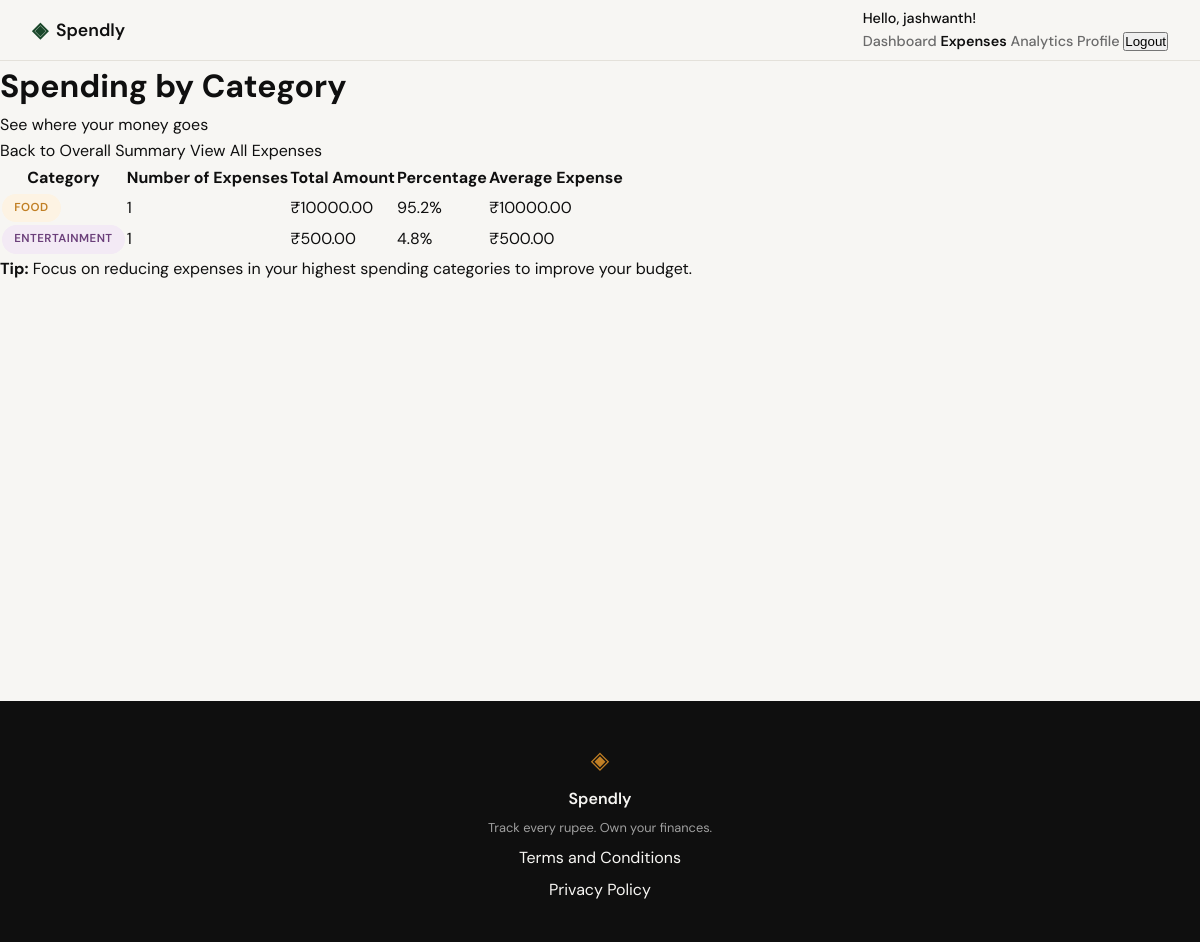
Screenshot of /expenses/summary/category (signed in) with the database file from the repository.
### tables this page shows
CREATE TABLE expenses (
            id INTEGER PRIMARY KEY AUTOINCREMENT,
            user_id INTEGER NOT NULL,
            amount REAL NOT NULL,
            category TEXT NOT NULL,
            date TEXT NOT NULL,
            description TEXT,
            created_at TEXT DEFAULT CURRENT_TIMESTAMP,
            FOREIGN KEY (user_id) REFERENCES users (id)
        );

### app.py (the view)
@app.route("/expenses/summary/category")
@login_required
def expenses_summary_category():
    user_id = session.get('user_id')
    conn = get_db()
    try:
        cursor = conn.cursor()
        cursor.execute(
            """SELECT
                   category,
                   COUNT(*) as count,
                   SUM(amount) as total,
                   AVG(amount) as average
               FROM expenses
               WHERE user_id = ?
               GROUP BY category
               ORDER BY total DESC""",
            (user_id,)
        )
        category_data = cursor.fetchall()
        return render_template(
            "expenses_summary_category.html",
            category_data=category_data
        )
    except Exception as e:
        return render_template("error.html", error="Unable to load category summary"), 500
    finally:
        conn.close()

### app.py (called while the page is built)
def login_required(f):
    @wraps(f)
    def decorated_function(*args, **kwargs):
        if 'user_id' not in session:
            return redirect(url_for('login'))
        return f(*args, **kwargs)
    return decorated_function

### database/db.py (called while the page is built)
def get_db():
    conn = sqlite3.connect('spendly.db')
    conn.row_factory = sqlite3.Row
    conn.execute('PRAGMA foreign_keys = ON')
    return conn

### templates/expenses_summary_category.html (shortened to what this page needs)
{% extends "base.html" %}
{% block content %}
<div class="category-summary-container">
    <div class="category-summary-header">
        <h1>Spending by Category</h1>
        <p>See where your money goes</p>
        <div class="category-summary-actions">
            <a href="{{ url_for('expenses_summary') }}" class="btn btn-outline">Back to Overall Summary</a>
            <a href="{{ url_for('expenses') }}" class="btn btn-secondary">View All Expenses</a>
        </div>
    </div>
    {% if category_data|length > 0 %}
    <div class="category-chart-container">
        <div class="category-data-table">
            <table>
                <thead>
                    <tr>
                        <th>Category</th>
                        <th>Number of Expenses</th>
                        <th>Total Amount</th>
                        <th>Percentage</th>
                        <th>Average Expense</th>
                    </tr>
                </thead>
                <tbody>
                    {% set total = category_data|map(attribute='total')|sum %}
                    {% for category in category_data %}
                    <tr>
                        <td>
                            <span class="category-tag category-{{ category.category|lower|replace(' ', '-') }}">
                                {{ category.category }}
                            </span>
                        </td>
                        <td>{{ category.count }}</td>
                        <td>₹{{ "%.2f"|format(category.total or 0) }}</td>
                        <td>
                            {% if total > 0 %}
                            {{ "%.1f"|format((category.total / total) * 100) }}%
                            {% else %}
                            0%
                            {% endif %}
                        </td>
                        <td>₹{{ "%.2f"|format((category.total / category.count)|round(2) if category.count > 0 else 0) }}</td>
                    </tr>
                    {% endfor %}
                </tbody>
            </table>
        </div>
    </div>
    <div class="insights-note">
        <p><strong>Tip:</strong> Focus on reducing expenses in your highest spending categories to improve your budget.</p>
    </div>
    {% else %}
    <div class="empty-state">
        <h2>No category data available</h2>
        <p>You need to record some expenses to see category breakdowns.</p>
        <a href="{{ url_for('add_expense') }}" class="btn btn-primary">Add First Expense</a>
    </div>
    {% endif %}
</div>
{% endblock %}

### static/css/style.css (style rules this page uses)
:root { --ink: #0f0f0f; --ink-soft: #2d2d2d; --ink-muted: #6b6b6b; --ink-faint: #a0a0a0; --paper: #f7f6f3; --paper-warm: #f0ede6; --paper-card: #ffffff; --accent: #1a472a; --accent-light: #e8f0eb; --accent-2: #c17f24; --accent-2-light: #fdf3e3; --danger: #c0392b; --danger-light: #fdecea; --border: #e4e1da; --border-soft: #eeebe4; --font-display: 'DM Serif Display', Georgia, serif; --font-body: 'DM Sans', system-ui, sans-serif; --max-width: 1200px; --auth-width: 440px; --radius-sm: 6px; --radius-md: 12px; --radius-lg: 20px; }
*, *::before, *::after { box-sizing: border-box; margin: 0; padding: 0; }
html { font-size: 16px; scroll-behavior: smooth; }
body { background: var(--paper); color: var(--ink); font-family: var(--font-body); font-size: 1rem; line-height: 1.6; -webkit-font-smoothing: antialiased; }
a { color: inherit; text-decoration: none; }
.category-tag { display: inline-block; padding: 0.25rem 0.7rem; border-radius: 999px; font-size: 0.72rem; font-weight: 600; letter-spacing: 0.04em; text-transform: uppercase; background: var(--accent-light); color: var(--accent); border: 1px solid transparent; }
.category-food { background: #fdf3e3; color: #c17f24; }
.category-entertainment { background: #f3eaf5; color: #6b3f7a; }

### rows the page displays
expenses: category "FOOD", count "1", amount "10000.00", total "95.2", total "10000.00"
expenses: category "ENTERTAINMENT", count "1", amount "500.00", total "4.8", total "500.00"

### other values shown
{{ session.user_name }} "jashwanth"
